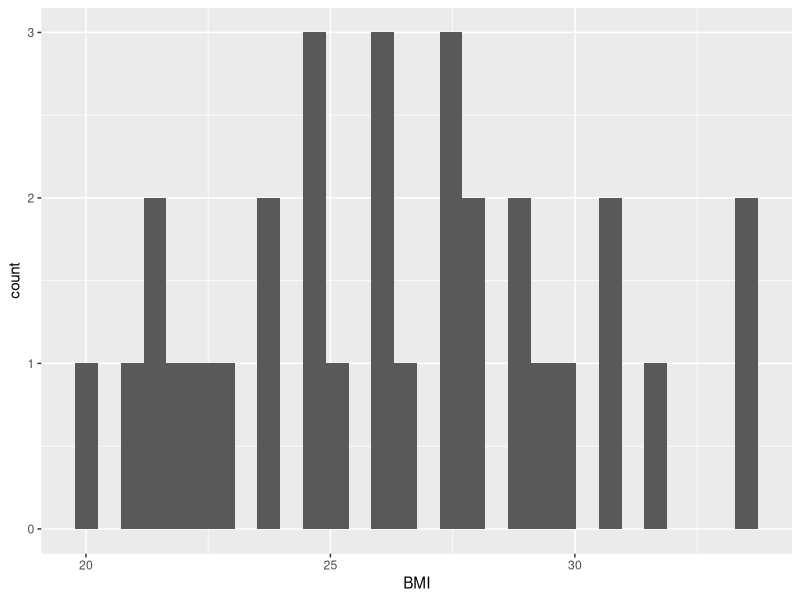
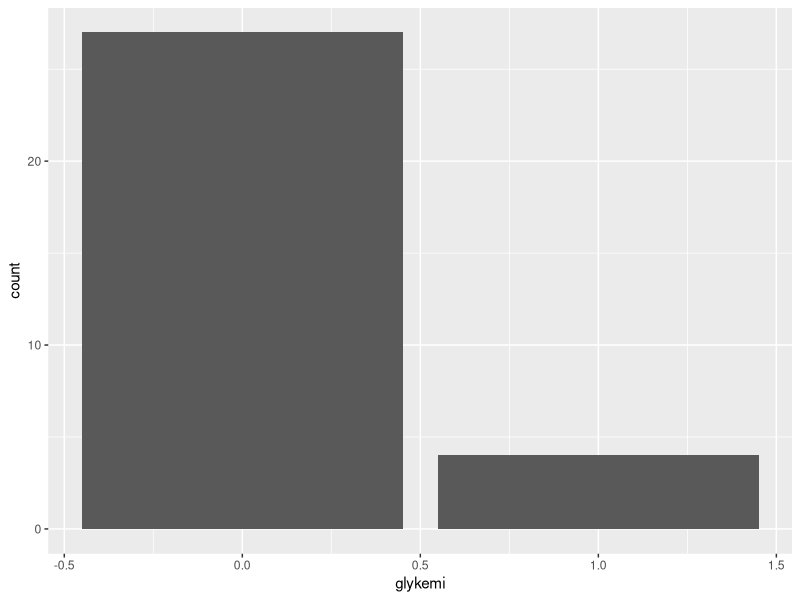
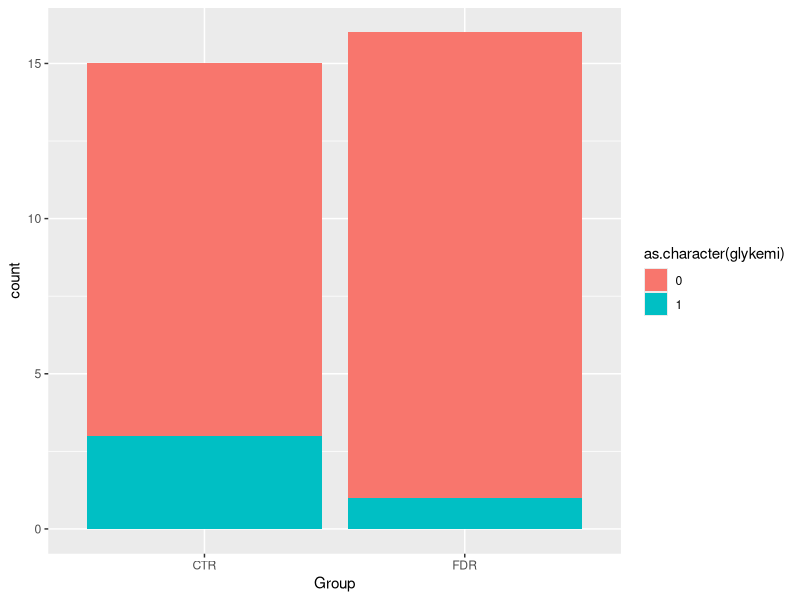
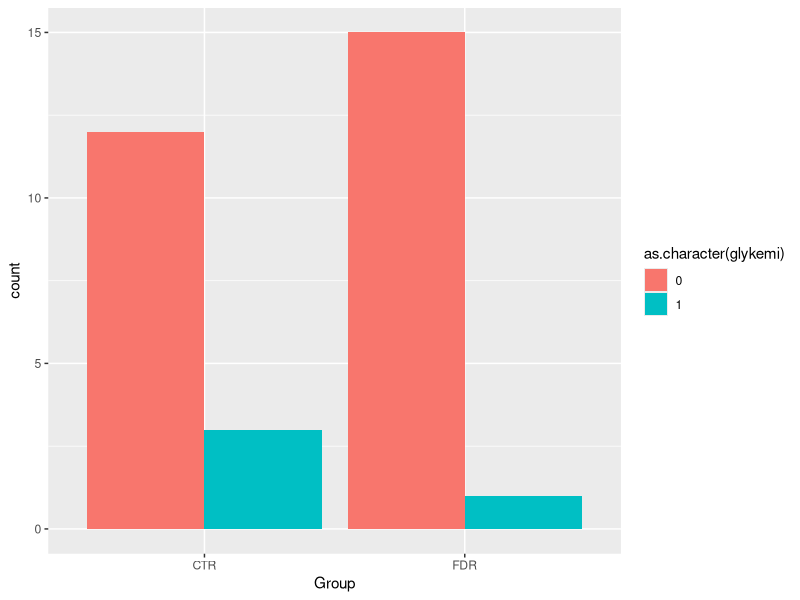
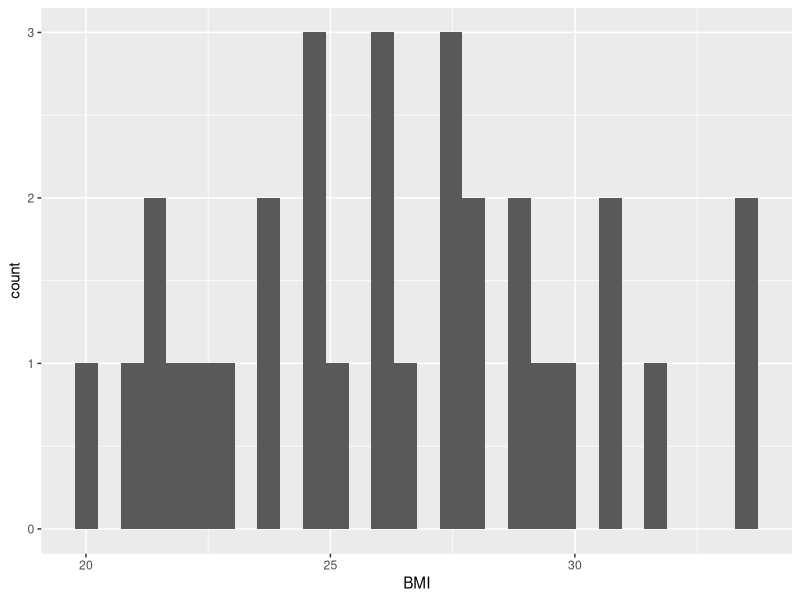
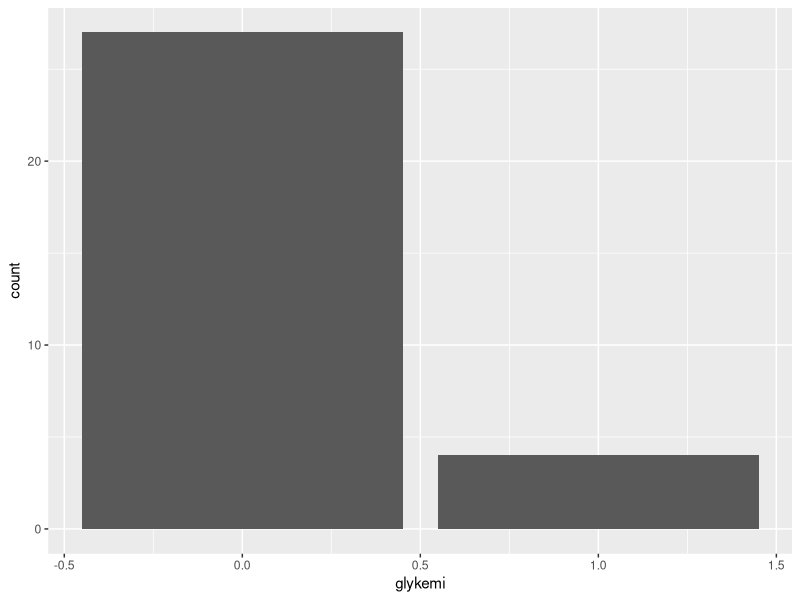
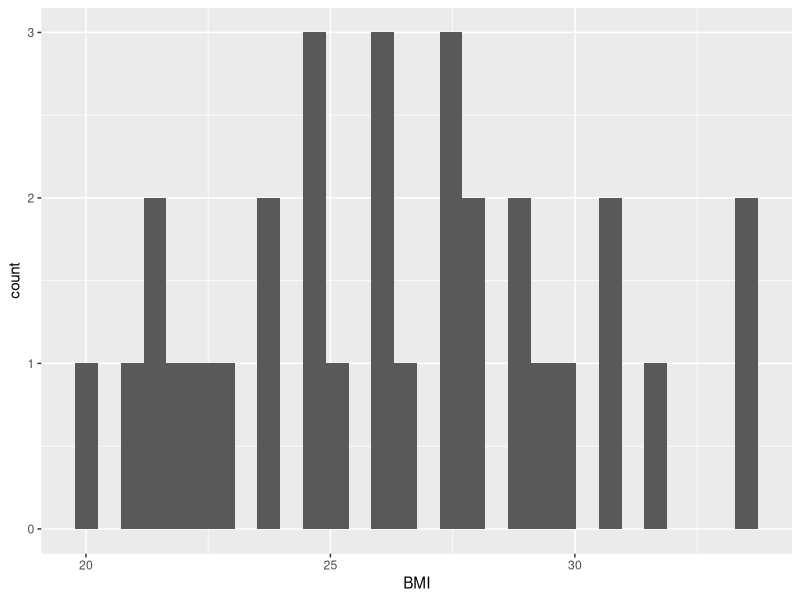
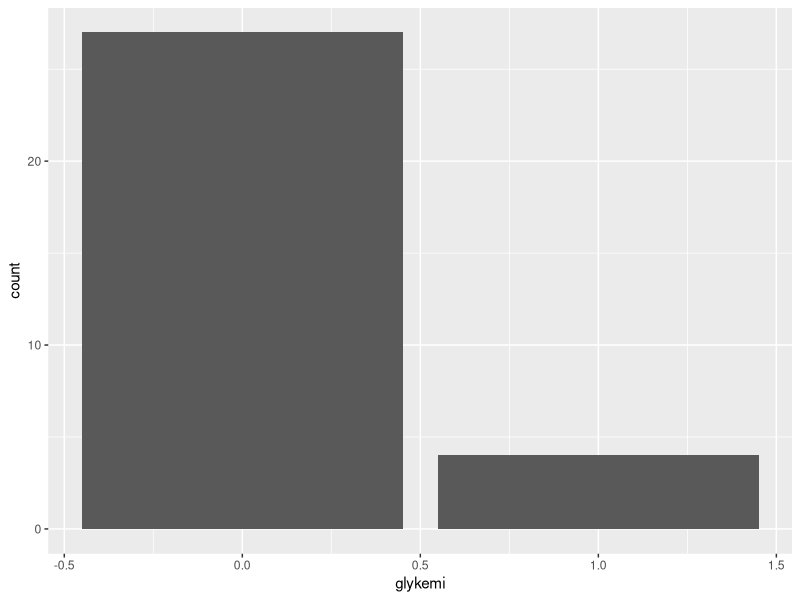

Generate these figures, in order, with R:
## ---- chunk 1
1 + 1
## ---- chunk 2
#| echo: false
2 * 2
## ---- chunk 3
#| message: false
#| warning: false
library(tidyverse)
post_meal_data <- read_csv2(here::here("data/post-meal-insulin.csv"))
small_post_meal_data <- select(post_meal_data, id, Age, BMI, Group, auc_pg, auc_ins, glykemi)

tidier_post_meal_data <- small_post_meal_data |>
  rename(
    auc_glucose = auc_pg,
    auc_insulin = auc_ins
  ) |>
  filter(glykemi == 0) |>
  select(-glykemi)
tidier_post_meal_data

tidied_post_meal_data <- tidier_post_meal_data |>
  mutate(
    insulin_glucose_ratio = auc_insulin / auc_glucose,
    Group = if_else(Group == "CTR", "Control", "First-degree relative")
  )
## ---- chunk 4
3 * 3
## ---- chunk 5
post_meal_data
glimpse(post_meal_data)
## ---- chunk 6
#| fig-cap: "Distribution of BMI."
#| label: fig-bmi-histo
ggplot(post_meal_data, aes(x = BMI)) +
  geom_histogram()
## ---- chunk 7
#| fig-cap: "Glykemi plot"
#| label: fig-glykemi-1
ggplot(post_meal_data, aes(x = glykemi)) +
  geom_bar()
## ---- chunk 8
ggplot(post_meal_data, aes(x = Group, fill = as.character(glykemi))) +
  geom_bar()
## ---- chunk 9
ggplot(post_meal_data, aes(x = Group, fill = as.character(glykemi))) +
  geom_bar(position = position_dodge())
## ---- chunk 10
ggplot(post_meal_data, aes(x = BMI)) +
  geom_histogram()
## ---- chunk 11
ggplot(post_meal_data, aes(x = glykemi)) +
  geom_bar()
## ---- chunk 12
#| label: fig-bmi-glycemia
#| fig-cap: "BMI and glycemia, side by side."
#| fig-subcap:
#|   - "Distribution of BMI."
#|   - "Number of those with glycemia."
#| layout-ncol: 2
ggplot(post_meal_data, aes(x = BMI)) +
  geom_histogram()

ggplot(post_meal_data, aes(x = glykemi)) +
  geom_bar()
## ---- chunk 13
ggplot(post_meal_data, aes(x = BMI, y = auc_pg)) +
  geom_point()
## ---- chunk 14
#| fig-cap: "Scatterplot of BMI and the area under the curve for glucose."
#| label: fig-bmi-auc-pg
ggplot(post_meal_data, aes(x = BMI, y = auc_pg)) +
  geom_point() +
  geom_smooth()
## ---- chunk 15
select(post_meal_data, Age)

select(post_meal_data, Age, BMI, Weight)

select(post_meal_data, -Group)
## ---- chunk 16
select(post_meal_data, starts_with("PG"))
select(post_meal_data, ends_with("DXA"))

# All columns containing the number "0"
select(post_meal_data, contains("0"))
## ---- chunk 17
small_post_meal_data |>
  rename(auc_glucose = auc_pg)

small_post_meal_data |>
  rename(
    auc_glucose = auc_pg,
    auc_insulin = auc_ins
  )
## ---- chunk 18
# Task 1.
post_meal_data |>
  select(contains("OGTT"))

# Task 2.
post_meal_data |>
  select(contains(".."), -contains("..."))

# Task 3.
post_meal_data |>
  rename(
    P.Glucose.minus5.OGTT = P.Glucose..5.OGTT,
    Insulin.minus5.OGTT.X = Insulin..5.OGTT.X
  )

# Task 4.
post_meal_data |>
  select(id, BMI, Length, Weight, Age) |>
  rename(Height = Length)
## ---- chunk 19
small_post_meal_data |>
  filter(glykemi == 1)

small_post_meal_data |>
  filter(BMI >= 25)

small_post_meal_data |>
  filter(Group == "CTR")

small_post_meal_data |>
  filter(Group == "CTR", BMI >= 25)
## ---- chunk 20
tidier_post_meal_data |>
  mutate(insulin_glucose_ratio = auc_insulin / auc_glucose)

tidier_post_meal_data |>
  mutate(
    insulin_glucose_ratio = auc_insulin / auc_glucose,
    Group = if_else(Group == "CTR", "Control", "First-degree relative")
  )
## ---- chunk 21
# Task 1.
post_meal_data |>
  filter(BMI >= 25 & BMI <= 40 & Group == "FDR")

# Task 2.
post_meal_data |>
  mutate(
    percent_body_fat = (Fat.mass.DXA / Weight) * 100
  ) |>
  filter(percent_body_fat > 30)
## ---- chunk 22
tidied_post_meal_data |>
  mutate(overweight = if_else(BMI >= 25, "Overweight", "Not overweight")) |>
  ggplot(aes(x = overweight, y = insulin_glucose_ratio)) +
  geom_jitter()
## ---- chunk 23
tidied_post_meal_data |>
  filter(BMI < 30) |>
  mutate(young = if_else(Age < 40, "Young", "Old")) |>
  ggplot(aes(x = Age, y = auc_insulin, colour = Group)) +
  geom_point() +
  facet_grid(rows = vars(young)) +
  labs(
    x = "Body mass index (BMI)",
    y = "Insulin to glucose ratio"
  )
